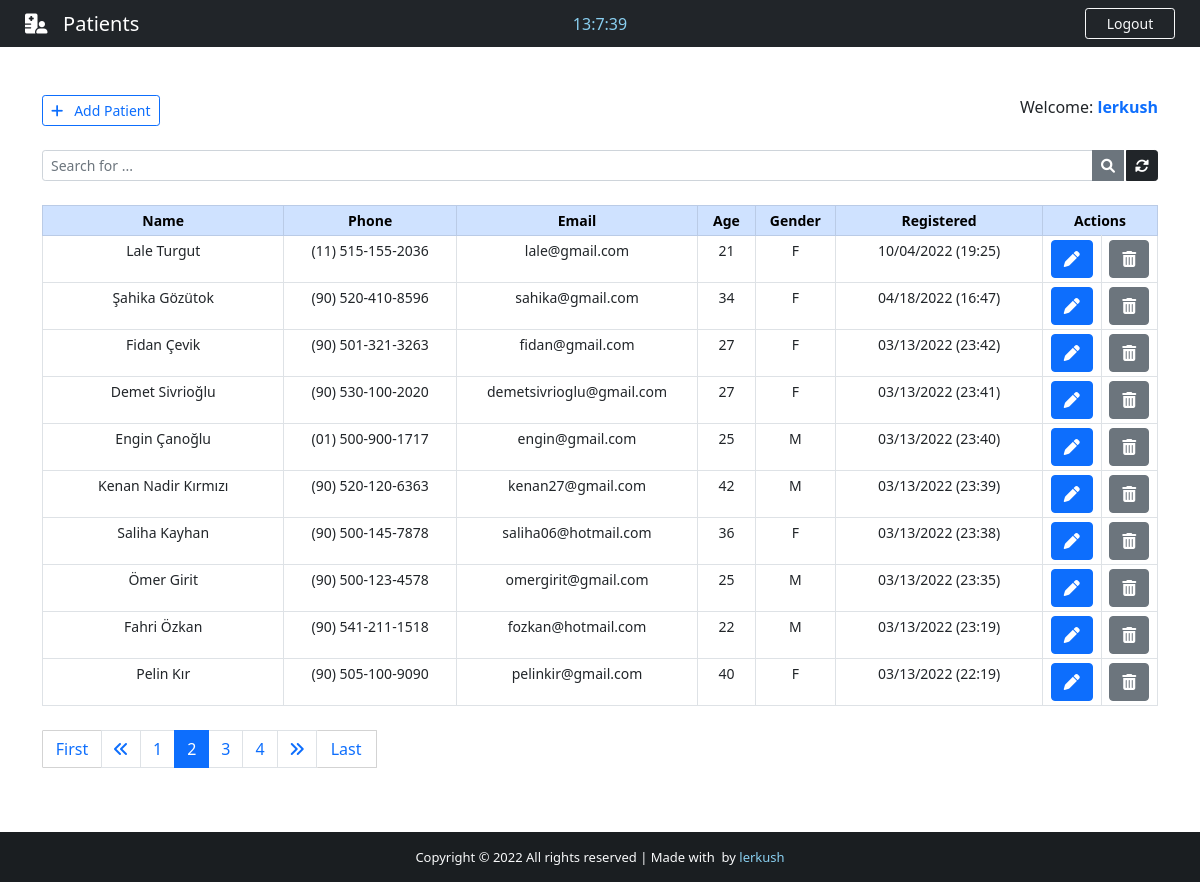
The app's page /backend/?page=2 (signed in) with its own data.
### App/models.py (models this page shows, shortened)
class Patient(models.Model):
    GENDER = (
        ('M', 'M'),
        ('F', 'F')
    )
    id = models.IntegerField(primary_key=True)
    name = models.CharField(max_length=40)
    phone = models.CharField(max_length=20)
    email = models.CharField(max_length=40)
    age = models.CharField(max_length=3)
    gender = models.CharField(max_length=1, null=True, choices=GENDER)
    note = models.TextField(blank=True)
    created_at = models.DateTimeField(auto_now_add=True)

### App/views.py (the view)
# urls.py: path('backend/',     views.backend,         name="backend"),
@cache_control(no_cache=True, must_revalidade=True, no_store=True)
@login_required(login_url='login')
def backend(request):
    if 'q' in request.GET:
        q = request.GET['q']
        all_patient_list = Patient.objects.filter (
            Q(name__icontains=q) | Q(phone__icontains=q) | Q(email__icontains=q) | Q(age__icontains=q) | Q(gender__icontains=q) | Q(note__icontains=q)
        ).order_by('-created_at')
    else:
        all_patient_list = Patient.objects.all().order_by('-created_at')
    paginator = Paginator(all_patient_list, 10)
    page = request.GET.get('page')
    all_patient = paginator.get_page(page)
    return render(request, "backend.html", {"patients":all_patient})

### App/templates/backend.html (shortened to what this page needs)
{% extends 'base.html' %}
{% block nav-content %}
<i class="fas fa-hospital-user"></i>&nbsp;&nbsp; Patients
{% endblock nav-content %}
{% block time %}
<div class="col-sm">
    <center>
        <span id="clock" style="color: #89cff0;" ></span>
    </center>
</div>
{% endblock time %}
{% block btn-nav %}
<a class="btn btn-outline-danger btn-sm border-light text-light" id="btn-nav" data-bs-toggle="modal" data-bs-target="#logoutModal">Logout</a>
{% endblock btn-nav %}
{% block footer %} style="color: #89cff0; text-decoration: none;"{% endblock footer %}
{% block content %}
<div class="container">
    <br><br>
    <div class="d-flex justify-content-between">
        <a href="{% url 'add_patient' %}" class="btn btn-outline-primary btn-sm txt-sm"><i class="fas fa-plus"></i>&nbsp;&nbsp; Add Patient</a>
        <span class="txt-sm">
            Welcome: <strong><span class="text-primary">{{ user.get_username}}</span></strong>
        </span>
    </div>
    <form>
        <div class="input-group input-group-sm mb-3 mt-4">
            <input name="q" type="text" class="form-control" placeholder="Search for ..." value="{{ request.GET.q }}">
            <button class="btn btn-secondary"><i class="fas fa-search"></i></button>
            <a href="{% url 'backend' %}" class="btn btn-dark" style="margin-left: 2px"><i class="fas fa-sync-alt"></i></a>
        </div>
    </form>
    <center>
        <table class="table table-bordered table-sm mt-4" style="text-align: center; font-size: 14px">
            <thead class="table-primary">
                <tr>
                    <th style="width: 21%">Name</th>
                    <th style="width: 15%">Phone</th>
                    <th style="width: 21%">Email</th>
                    <th style="width: 5%">Age</th>
                    <th style="width: 7%">Gender</th>
                    <th style="width: 18%">Registered</th>
                    <th style="width: 10%" colspan="2">Actions</th>
                </tr>
            </thead>
            {% for patient in patients %}
            <tr class="txt-sm" id="chk_td">
                <td data-label="Name" id="top-table">{{ patient.name }}</td>
                <td data-label="Phone" id="responsive-border">{{ patient.phone }}</td>
                <td data-label="Email" id="responsive-border">{{ patient.email }}</td>
                <td data-label="Age" id="responsive-border">{{ patient.age }}</td>
                <td data-label="Gender" id="responsive-border">{{ patient.gender }}</td>
                <td data-label="Registered" id="responsive-border">{{ patient.created_at | date:'m/d/Y (H:i)' }}</td>
                <td>
                    <a class="btn btn-primary btn-action" href="/patient/{{ patient.id }}" title="Edit patient">
                        <i class="fas fa-pen"></i>
                    </a>
                </td>
                <td>
                    <a class="btn btn-secondary btn-action" title="Delete patient" data-bs-toggle="modal" data-bs-target="#deleteModal{{ patient.pk }}">
                        <i class="fas fa-trash-alt"></i>
                    </a>
                </td>
            </tr>
            {% endfor %}
        </table>
    </center>
    <nav class="mt-4 txt-sm">
        {% if patients.has_other_pages %}
        <ul class="pagination justify-content-left">
            {% if patients.has_previous %}
            <a href="?page=1" class="btn btn-outline-primary mb-4" id="first" style="border-radius: 1px; border: 1px solid #d3d3d3; ">First</a>
            <li class="page-item"><a class="page-link" href="?page={{ patients.previous_page_number}}"><i class="fas fa-angle-double-left"></i></a></li>
            {% else %}
            <li class="page-item disabled"></li>
            {% endif %}
            {% for i in patients.paginator.page_range %}
                {% if patients.number == i %}
                <li class="page-item active"><span class="page-link">{{ i }}</li>
                {% else %}
                <li class="page-item"><a class="page-link" href="?page={{ i }}">{{ i }}</a></li>
                {% endif %}
            {% endfor %}
            {% if patients.has_next %}
            <li class="page-item"><a class="page-link" href="?page={{ patients.next_page_number}}"><i class="fas fa-angle-double-right"></i></a></li>
            <a href="?page={{ patients.paginator.num_pages }}" class="btn btn-outline-primary mb-4" id="last" style="border-radius: 1px; border: 1px solid #d3d3d3; border-left: none; ">Last</a>
            {% else %}
            <li class="page-item disabled"></li>
            {% endif %}
        </ul>
        {% endif %}
    </nav>
</div>
<br><br><br>
{% endblock content %}

### App/static/css/style.css (style rules this page uses)
html, body { height: 100%; margin: 0; max-width: 100%; overflow: hidden; }
#btn-nav { width: 90px; float: right; margin-right: 25px; }
#first, #last { width: 60px; }

### records on screen
Patient: name "Lale Turgut", phone "(11) 515-155-2036", email "lale@gmail.com", age "21", gender "F", created_at "10/04/2022 (19:25)"
Patient: name "Şahika Gözütok", phone "(90) 520-410-8596", email "sahika@gmail.com", age "34", gender "F", created_at "04/18/2022 (16:47)"
Patient: name "Fidan Çevik", phone "(90) 501-321-3263", email "fidan@gmail.com", age "27", gender "F", created_at "03/13/2022 (23:42)"
Patient: name "Demet Sivrioğlu", phone "(90) 530-100-2020", email "demetsivrioglu@gmail.com", age "27", gender "F", created_at "03/13/2022 (23:41)"
Patient: name "Engin Çanoğlu", phone "(01) 500-900-1717", email "engin@gmail.com", age "25", gender "M", created_at "03/13/2022 (23:40)"
Patient: name "Kenan Nadir Kırmızı", phone "(90) 520-120-6363", email "kenan27@gmail.com", age "42", gender "M", created_at "03/13/2022 (23:39)"
Patient: name "Saliha Kayhan", phone "(90) 500-145-7878", email "saliha06@hotmail.com", age "36", gender "F", created_at "03/13/2022 (23:38)"
Patient: name "Ömer Girit", phone "(90) 500-123-4578", email "omergirit@gmail.com", age "25", gender "M", created_at "03/13/2022 (23:35)"
Patient: name "Fahri Özkan", phone "(90) 541-211-1518", email "fozkan@hotmail.com", age "22", gender "M", created_at "03/13/2022 (23:19)"
Patient: name "Pelin Kır", phone "(90) 505-100-9090", email "pelinkir@gmail.com", age "40", gender "F", created_at "03/13/2022 (22:19)"

### other values on screen
{{ user.get_username }} "lerkush"
{{ i }} "1" "3" "4"
{{ i }} "2"
